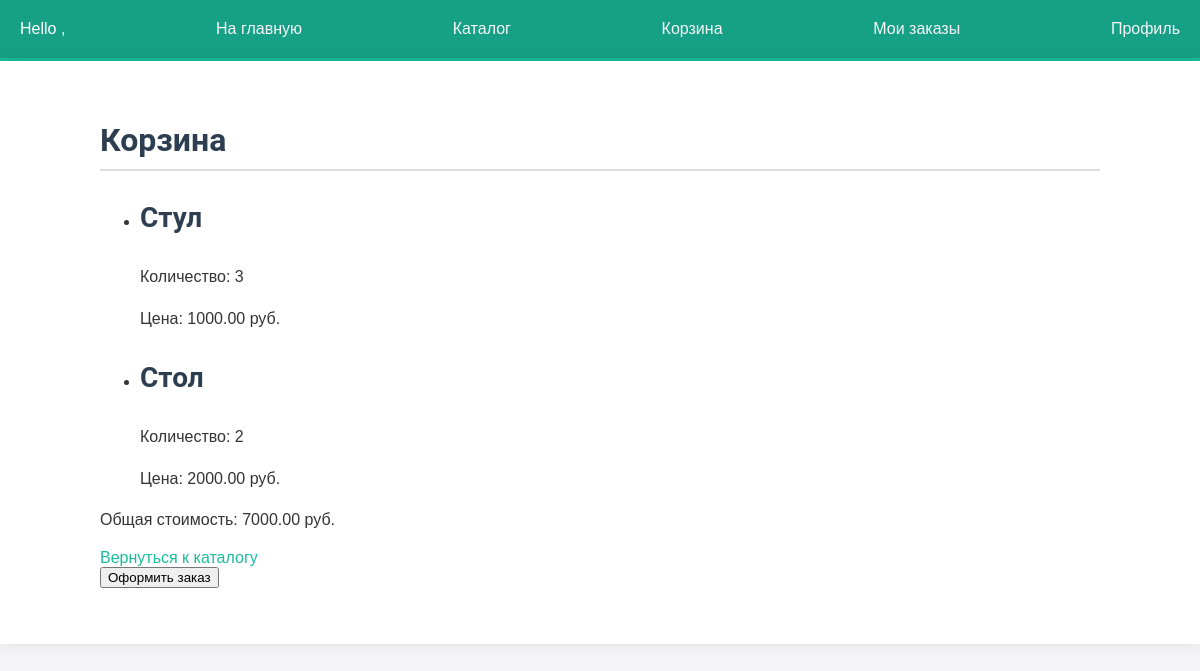
Before: /catalog/cart/ (signed in) with the older database file.
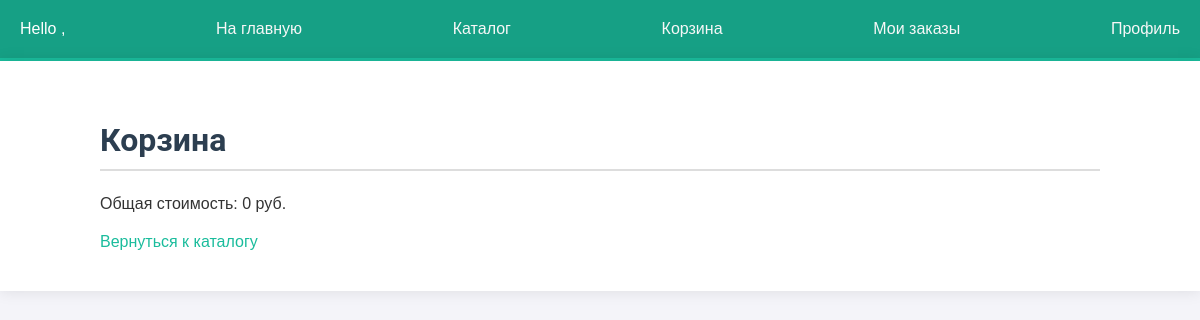
After: the same page with the newer database file.
### catalog/models.py (models this page shows, shortened)
class Cart(models.Model):
    user = models.ForeignKey('auth.User', on_delete=models.CASCADE)
    product = models.ForeignKey(Product, on_delete=models.CASCADE)
    quantity = models.PositiveIntegerField(default=1)

class Product(models.Model):
    name = models.CharField(max_length=100)
    description = models.TextField()
    price = models.DecimalField(max_digits=10, decimal_places=2)
    image = models.ImageField(null=True, blank=True)

### catalog/views.py (the view)
# urls.py: path('cart/', views.view_cart, name='view_cart'),
@login_required
def view_cart(request):
    cart_items = Cart.objects.filter(user=request.user)
    total_price = sum(item.product.price * item.quantity for item in cart_items)
    return render(request, 'cart.html', {'cart_items': cart_items, 'total_price': total_price})

### catalog/templates/cart.html (shortened to what this page needs)
{% extends 'base.html' %}
{% block content %}
<h1>Корзина</h1>
<ul>
    {% for item in cart_items %}
        <li>
            <h2>{{ item.product.name }}</h2>
            <p>Количество: {{ item.quantity }}</p>
            <p>Цена: {{ item.product.price }} руб.</p>
        </li>
    {% endfor %}
</ul>
<p>Общая стоимость: {{ total_price }} руб.</p>
<a href="{% url 'catalog:product_list' %}">Вернуться к каталогу</a>
{% if cart_items %}
    <form action="{% url 'catalog:checkout' %}" method="post">
        <button type="submit">Оформить заказ</button>
    </form>
{% endif %}
{% endblock %}

Changed rows visible on the page:
removed Cart: product.name "Стул", quantity "3", product.price "1000.00"
removed Cart: product.name "Стол", quantity "2", product.price "2000.00"
Other visible differences:
{{ total_price }}: "7000.00" → "0"
text no longer shown: "Оформить заказ"
